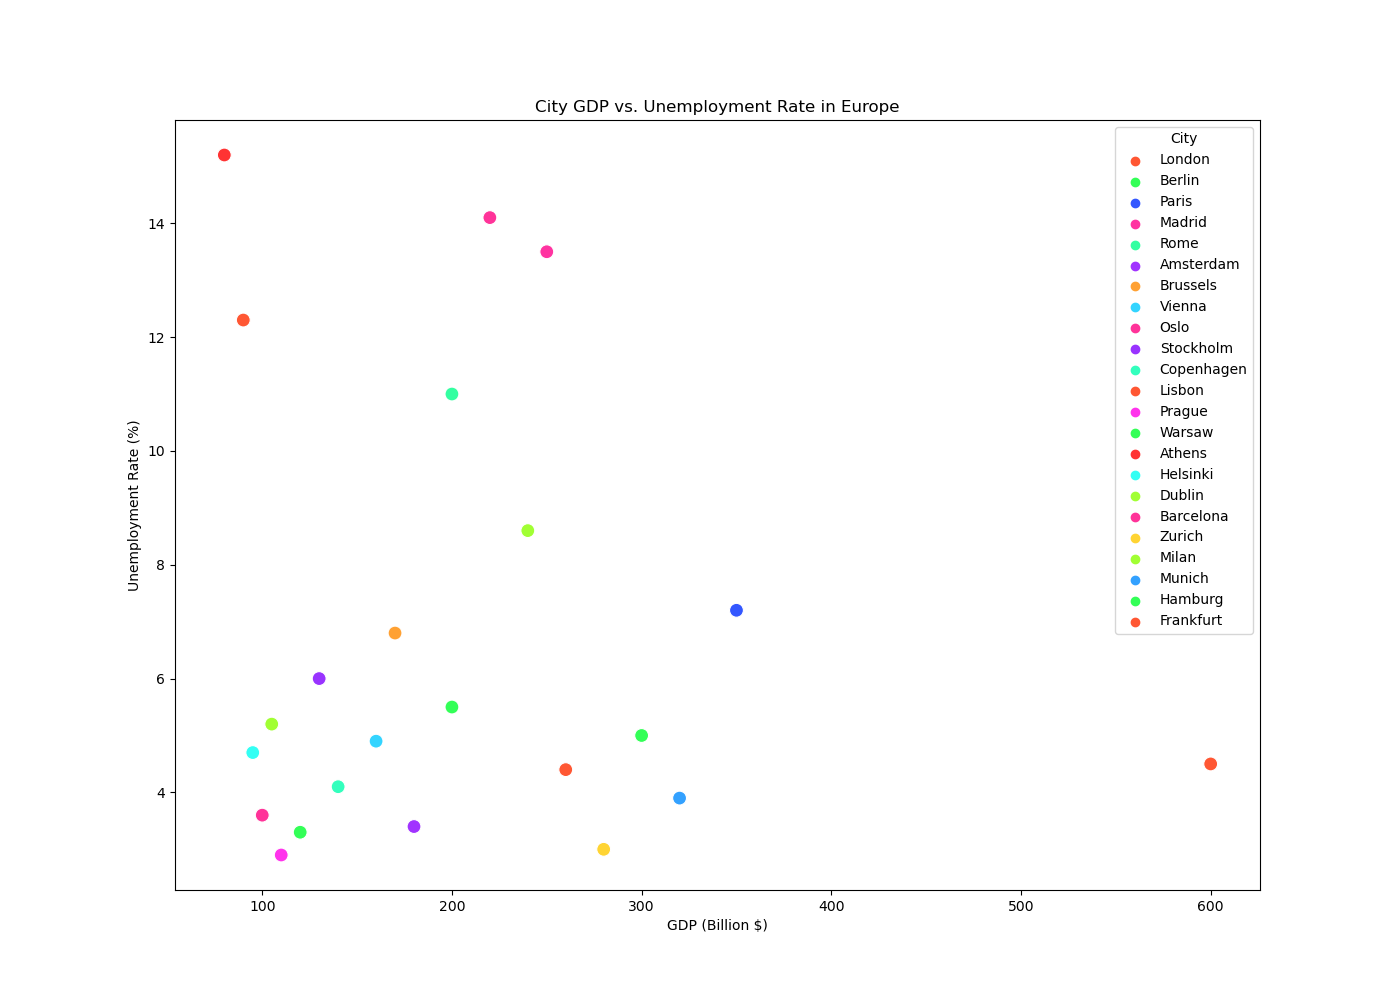

Generate this figure with Python:

import seaborn as sns
import pandas as pd
import matplotlib.pyplot as plt

# Data: City GDP and Unemployment Rate
data = {
    'City': [
        'London', 'Berlin', 'Paris', 'Madrid', 'Rome',
        'Amsterdam', 'Brussels', 'Vienna', 'Oslo',
        'Stockholm', 'Copenhagen', 'Lisbon', 'Prague',
        'Warsaw', 'Athens', 'Helsinki', 'Dublin',
        'Barcelona', 'Zurich', 'Milan', 'Munich',
        'Hamburg', 'Frankfurt'
    ],
    'GDP (Billion $)': [
        600, 300, 350, 250, 200,
        180, 170, 160, 100,
        130, 140, 90, 110,
        120, 80, 95, 105,
        220, 280, 240, 320,
        200, 260
    ],
    'Unemployment Rate (%)': [
        4.5, 5.0, 7.2, 13.5, 11.0,
        3.4, 6.8, 4.9, 3.6,
        6.0, 4.1, 12.3, 2.9,
        3.3, 15.2, 4.7, 5.2,
        14.1, 3.0, 8.6, 3.9,
        5.5, 4.4
    ]
}

# Convert data to DataFrame
df = pd.DataFrame(data)

# Set the width and height of the plot
plt.figure(figsize=(14, 10))

# Create Seaborn scatterplot
sns.scatterplot(
    x='GDP (Billion $)', y='Unemployment Rate (%)',
    hue='City', palette=[
        '#FF5733', '#33FF57', '#3357FF', '#FF33A1', '#33FFA1',
        '#A133FF', '#FFA133', '#33D4FF', '#FF3399', '#9933FF',
        '#33FFBD', '#FF5733', '#FF33EC', '#33FF57', '#FF3333',
        '#33FFF4', '#A1FF33', '#FF3399', '#FFD433', '#A1FF33',
        '#33A1FF', '#33FF57', '#FF5733'
    ],
    data=df,
    s=100  # Marker size
)

# Add labels and title
plt.xlabel('GDP (Billion $)')
plt.ylabel('Unemployment Rate (%)')
plt.title('City GDP vs. Unemployment Rate in Europe')

# Display plot
plt.show()
